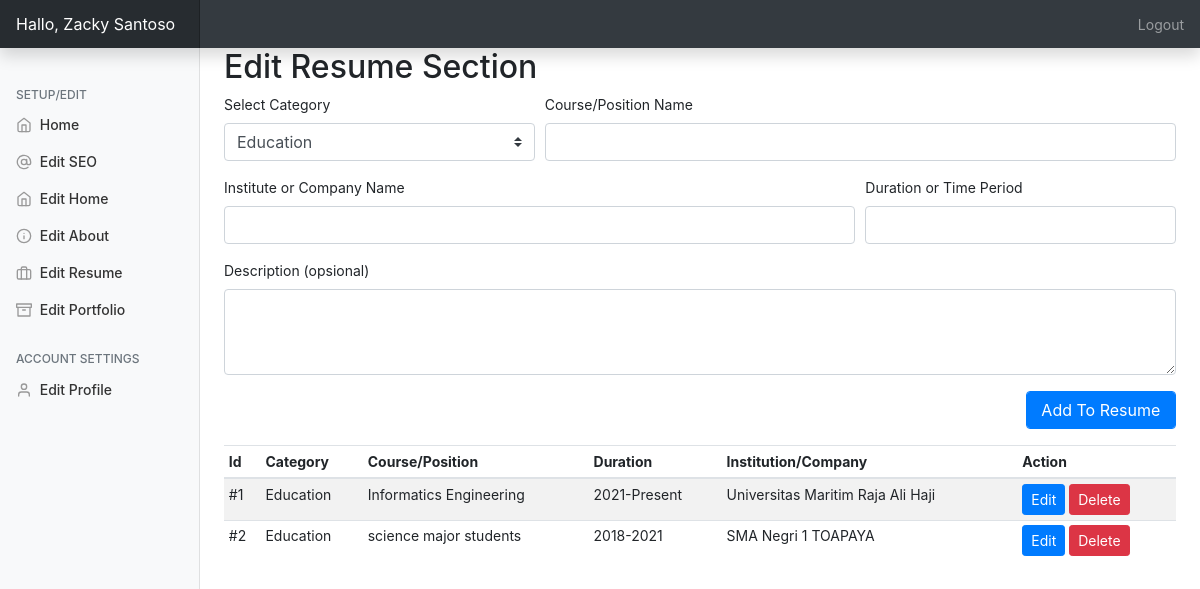
The app's page /admin/?editresume=true (signed in) with its own data.
### tables this page shows
CREATE TABLE `resume` (
  `id` int(11) NOT NULL,
  `category` varchar(250) NOT NULL,
  `title` varchar(250) NOT NULL,
  `year` varchar(250) NOT NULL,
  `ogname` varchar(250) NOT NULL,
  `workdesc` text NOT NULL
);

### admin/php/resume.php (the view, shortened to what this page needs)
<h2>Edit Resume Section</h2>
         <form action="php/uresume.php" method="post">
                 <div class="form-row">
                   <div class="form-group col-md-4">
                   <label>Select Category</label>
                    <select name="category" class="custom-select">
  <option value="e" selected>Education</option>
</select></div>
                     <div class="form-group col-md-8">
    <label for="sn">Course/Position Name</label>
    <input type="text" name="title" class="form-control" id="website" placeholder="" required>
  </div>
   <div class="form-group col-md-8">
    <label for="website">Institute or Company Name</label>
    <input type="text" name="ogname" class="form-control" id="website" placeholder="" required>
  </div>
   <div class="form-group col-md-4">
    <label for="website">Duration or Time Period</label>
    <input type="text" name="year" class="form-control" id="website" placeholder="" required>
  </div>
  <div class="form-group col-md-12">
    <label for="exampleFormControlTextarea1">Description (opsional)</label>
    <textarea class="form-control" name="workdesc" id="exampleFormControlTextarea1" rows="3" placeholder=""></textarea>
  </div>
   <div class="form-group col-md-2 ml-auto">
      <input type="submit" name="addtoresume" class="btn btn-primary form-control" value="Add To Resume">
   </div>
                 </div>
             </form>
         <table id="rlist" class="table table-striped table-sm .table-responsive ">
          <thead>
            <tr>
              <th>Id</th>
              <th>Category</th>
              <th>Course/Position</th>
              <th>Duration</th>
              <th>Institution/Company</th>
              <th>Action</th>
            </tr>
          </thead>
          <tbody>
         <?php
$query2="SELECT * FROM resume";
$queryrun2=mysqli_query($db,$query2);
$count=1;
while($data2=mysqli_fetch_array($queryrun2)){
    $cat = $data2['category']=='e'?$cat="Education":$cat="Experience";
    ?>
     <tr>
         <div class="modal fade" id="modal<?=$data2['id']?>" tabindex="-1" role="dialog" aria-labelledby="exampleModalLabel" aria-hidden="true">
          <td>#<?=$count?></td>
              <td><?=$cat?></td>
         <td><?=$data2['title']?></td>
         <td><?=$data2['year']?></td>
         <td><?=$data2['ogname']?></td>
         <td>
         <button type="button" class="btn btn-primary btn-sm" data-toggle="modal" data-target="#modal<?=$data2['id']?>">
  Edit
</button> <a href="php/uresume.php?del=<?=$data2['id']?>"><button type="button" class="btn btn-danger btn-sm" data-toggle="modal" data-target="#exampleModal">
  Delete
             </button></a></td>
            </tr>
         <?php $count++;
} ?>
             </tbody></table>

### admin/css/dashboard.css (style rules this page uses)
body { font-size: .875rem; }

### records on screen
resume: category "Education", title "Informatics Engineering", year "2021-Present", ogname "Universitas Maritim Raja Ali Haji"
resume: category "Education", title "science major students", year "2018-2021", ogname "SMA Negri 1 TOAPAYA"

### other values on screen
$_SESSION['username'] "Zacky Santoso"
